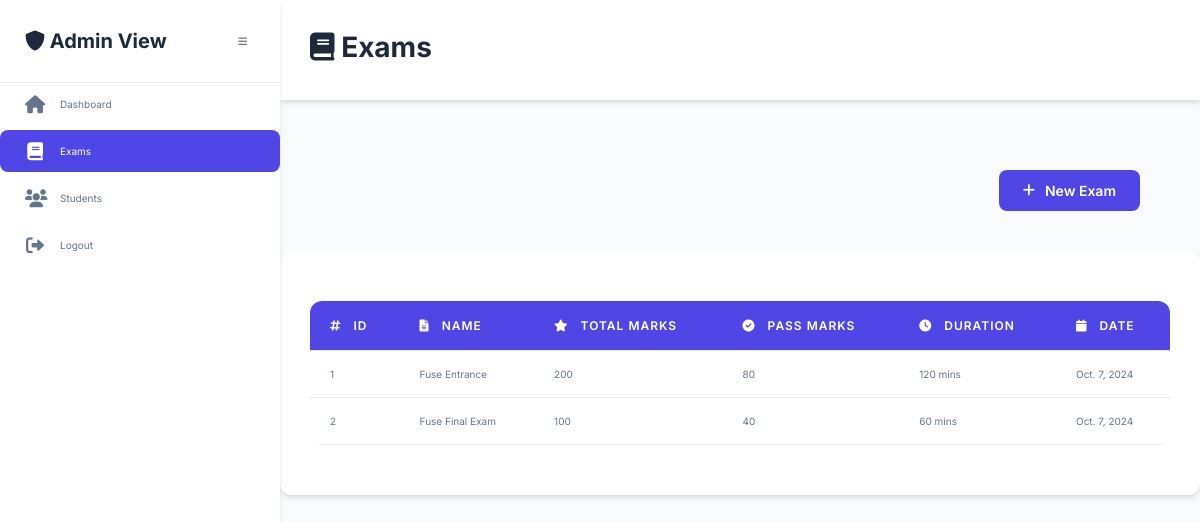
Page /exams/ on the earlier database version.
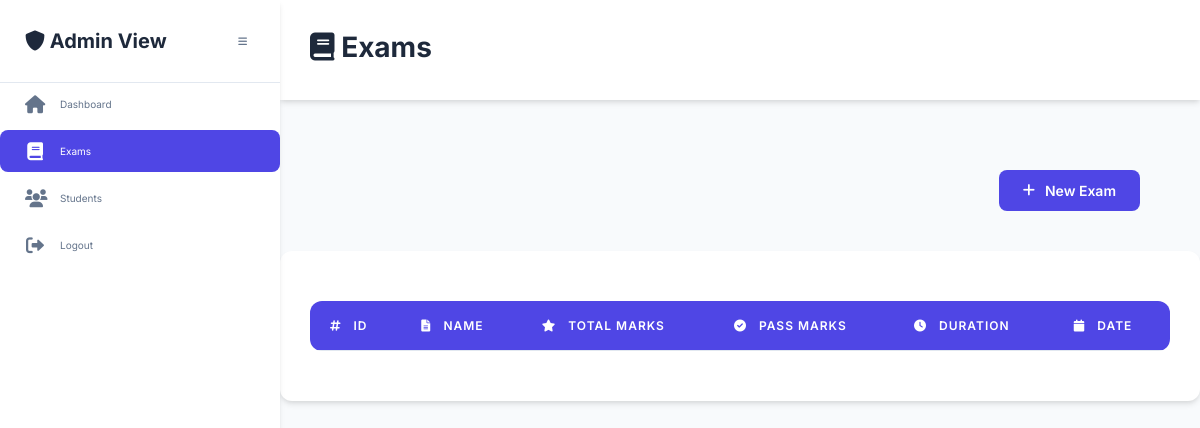
Same page on the later database version.
### dashboard/models.py (models this page shows, shortened)
class BaseModel(models.Model):
    uid = models.UUIDField(default=uuid.uuid4, editable=False, unique=True)
    created_at = models.DateField(auto_now_add=True)
    updated_at = models.DateField(auto_now=True)
    class Meta: # abstract = True means this model will not be created in database
        abstract = True

class Exam(BaseModel):
    exam_name = models.CharField(max_length=100)
    total_marks = models.IntegerField()
    passing_marks = models.IntegerField()
    duration = models.IntegerField()

### dashboard/views.py (the view)
# urls.py: path("exams/", getExam, name="getExam"),
def getExam(request):
    exams = Exam.objects.all()
    exams = list(exams.values())
    response = {"exams": exams}
    return render(request, "exams.html", response)

### dashboard/templates/exams.html
{% extends 'home.html' %}
{% block content %}
    <div class="header">
        <h1><i class="fas fa-book"></i> Exams</h1>
    </div>
    <div class="action-bar">
        <button class="btn btn--new">
            <i class="fas fa-plus"></i> New Exam
        </button>
    </div>
    <div class="container exam-container">
        <div class="table-responsive">
            <table class="data-table">
                <thead>
                    <tr>
                        <th><i class="fas fa-hashtag"></i> ID</th>
                        <th><i class="fas fa-file-alt"></i> Name</th>
                        <th><i class="fas fa-star"></i> Total Marks</th>
                        <th><i class="fas fa-check-circle"></i> Pass Marks</th>
                        <th><i class="fas fa-clock"></i> Duration</th>
                        <th><i class="fas fa-calendar"></i> Date</th>
                    </tr>
                </thead>
                <tbody>
                    {% for exam in exams %}
                    <tr>
                        <td>{{ exam.id }}</td>
                        <td>{{ exam.exam_name }}</td>
                        <td>{{ exam.total_marks }}</td>
                        <td>{{ exam.passing_marks }}</td>
                        <td>{{ exam.duration }} mins</td>
                        <td>{{ exam.created_at }}</td>
                    </tr>
                    {% endfor %}
                </tbody>
            </table>
        </div>
    </div>
{% endblock %}

### dashboard/templates/home.html (shortened to what this page needs)
<!DOCTYPE html>
<html lang="en">
<head>
    <link href="https://cdnjs.cloudflare.com/ajax/libs/font-awesome/6.0.0/css/all.min.css" rel="stylesheet">
    {% load static %}
    <link rel="stylesheet" href="{% static 'css/admin.css' %}">
</head>
<body>
    <div class="side-view">
        <nav class="admin-view__menu">
            <div class="admin-view__header">
                <h3 class="company-name">
                    <i class="fas fa-shield-alt"></i>
                    <span>Admin View</span>
                </h3>
                <div class="menu-icon">
                    <label for="sideview-crawl" class="menu-bar">
                        <i class="fas fa-bars"></i>
                    </label>
                </div>
            </div>
            <ul class="side-nav">
                <li class="side-nav__item {% if request.path == '/' %}active{% endif %}">
                    <a href="/">
                        <i class="fas fa-home"></i>
                        <span>Dashboard</span>
                    </a>
                </li>
                <li class="side-nav__item {% if 'exams' in request.path %}active{% endif %}">
                    <a href="/exams">
                        <i class="fas fa-book"></i>
                        <span>Exams</span>
                    </a>
                </li>
                <li class="side-nav__item {% if 'students' in request.path %}active{% endif %}">
                    <a href="/students">
                        <i class="fas fa-users"></i>
                        <span>Students</span>
                    </a>
                </li>
                <li class="side-nav__item">
                    <a href="/logout">
                        <i class="fas fa-sign-out-alt"></i>
                        <span>Logout</span>
                    </a>
                </li>
            </ul>
        </nav>
    </div>
    <main class="main-content">
        {% block content %}{% endblock %}
    </main>
</body>
</html>

### dashboard/static/css/admin.css (style rules this page uses)
*, *::before, *::after { padding: 0; margin: 0; box-sizing: border-box; }
:root { --primary-color: #4f46e5; --secondary-color: #6366f1; --dark-color: #4338ca; --white-color: #ffffff; --main-content-color: #f8fafc; --grey-color: #64748b; --border-color: #e2e8f0; --shadow: 0 4px 6px -1px rgba(0, 0, 0, 0.1), 0 2px 4px -1px rgba(0, 0, 0, 0.06); }
html { font-size: 62.5%; }
body { line-height: 1.6; font-weight: 400; font-family: 'Inter', sans-serif; color: var(--grey-color); min-height: 100vh; background-color: var(--main-content-color); }
.header { padding: 2.5rem 3rem; background: var(--white-color); box-shadow: var(--shadow); margin-bottom: 3rem; }
.header h1 { font-size: 2.8rem; color: #1e293b; margin-bottom: 0.5rem; }
.side-view { height: 100vh; width: 28rem; position: fixed; z-index: 999; background: var(--white-color); box-shadow: var(--shadow); transition: width 0.3s ease; }
.admin-view__header { padding: 2.5rem; display: flex; justify-content: space-between; align-items: center; border-bottom: 1px solid var(--border-color); }
.admin-view__header h3 { font-size: 2rem; color: #1e293b; }
.menu-icon { cursor: pointer; padding: 0.8rem; border-radius: 0.8rem; transition: background-color 0.3s; }
.main-content { margin-left: 28rem; padding: 0; transition: margin-left 0.3s ease; }
.container { padding: 3rem; }
.exam-container, .user-container { background: var(--white-color); border-radius: 1.2rem; box-shadow: var(--shadow); overflow: hidden; }
.btn { padding: 1.2rem 2.4rem; border-radius: 0.8rem; font-size: 1.4rem; font-weight: 600; border: none; cursor: pointer; transition: all 0.3s ease; display: inline-flex; align-items: center; gap: 1rem; }
.btn--new { background: var(--primary-color); color: var(--white-color); margin: 2rem 3rem; }
.table-responsive { overflow-x: auto; margin: 2rem 0; }
.data-table { width: 100%; border-collapse: collapse; background: var(--white-color); border-radius: 1.2rem; overflow: hidden; }
.data-table th, .data-table td { padding: 1.5rem 2rem; text-align: left; border-bottom: 1px solid var(--border-color); }
.data-table th { background: var(--primary-color); color: var(--white-color); font-weight: 600; text-transform: uppercase; font-size: 1.2rem; letter-spacing: 0.1rem; }
.data-table th i { margin-right: 0.8rem; }
.action-bar { padding: 2rem 3rem; display: flex; justify-content: flex-end; gap: 1rem; }
.side-nav__item { margin-bottom: 0.5rem; }
.side-nav__item a { padding: 1.2rem 2.5rem; display: flex; align-items: center; gap: 1.5rem; color: var(--grey-color); text-decoration: none; transition: all 0.3s ease; border-radius: 0.8rem; }
.side-nav__item a i { font-size: 1.8rem; width: 2rem; text-align: center; }
.side-nav__item.active a { background: var(--primary-color); color: var(--white-color); }
* { padding: 0; margin: 0; box-sizing: border-box; font-family: 'Inter', sans-serif; }
body { min-height: 100vh; background: #f8fafc; }

Differences in the rows shown:
removed Exam: id "1", exam_name "Fuse Entrance", total_marks "200", passing_marks "80", duration "120", created_at "Oct. 7, 2024"
removed Exam: id "2", exam_name "Fuse Final Exam", total_marks "100", passing_marks "40", duration "60", created_at "Oct. 7, 2024"
